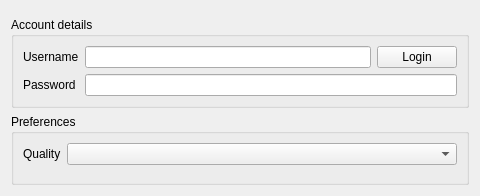
<?xml version="1.0" encoding="UTF-8"?>
<ui version="4.0">
 <class>QobuzSettingsPage</class>
 <widget class="QWidget" name="QobuzSettingsPage">
  <property name="geometry">
   <rect>
    <x>0</x>
    <y>0</y>
    <width>480</width>
    <height>196</height>
   </rect>
  </property>
  <property name="windowTitle">
   <string>Qobuz</string>
  </property>
  <property name="windowIcon">
   <iconset resource="../../data/data.qrc">
    <normaloff>:/providers/qobuz.png</normaloff>:/providers/qobuz.png</iconset>
  </property>
  <property name="toolTip">
   <string/>
  </property>
  <layout class="QVBoxLayout" name="verticalLayout_2">
   <item>
    <widget class="LoginStateWidget" name="login_state" native="true"/>
   </item>
   <item>
    <widget class="QGroupBox" name="account_group">
     <property name="title">
      <string>Account details</string>
     </property>
     <layout class="QVBoxLayout" name="verticalLayout_3">
      <item>
       <widget class="QWidget" name="login_container" native="true">
        <property name="enabled">
         <bool>true</bool>
        </property>
        <layout class="QGridLayout" name="gridLayout">
         <property name="leftMargin">
          <number>0</number>
         </property>
         <property name="topMargin">
          <number>0</number>
         </property>
         <property name="rightMargin">
          <number>0</number>
         </property>
         <property name="bottomMargin">
          <number>0</number>
         </property>
         <item row="1" column="0">
          <widget class="QLabel" name="username_label">
           <property name="text">
            <string>Username</string>
           </property>
          </widget>
         </item>
         <item row="1" column="1">
          <widget class="QLineEdit" name="username"/>
         </item>
         <item row="2" column="0">
          <widget class="QLabel" name="password_label">
           <property name="text">
            <string>Password</string>
           </property>
          </widget>
         </item>
         <item row="2" column="1" colspan="2">
          <widget class="QLineEdit" name="password">
           <property name="echoMode">
            <enum>QLineEdit::Password</enum>
           </property>
          </widget>
         </item>
         <item row="1" column="2">
          <widget class="QPushButton" name="login_button">
           <property name="text">
            <string>Login</string>
           </property>
          </widget>
         </item>
        </layout>
       </widget>
      </item>
     </layout>
    </widget>
   </item>
   <item>
    <widget class="QGroupBox" name="preference_group">
     <property name="title">
      <string>Preferences</string>
     </property>
     <layout class="QGridLayout" name="gridLayout_2">
      <item row="0" column="0">
       <layout class="QFormLayout" name="formLayout">
        <item row="0" column="0">
         <widget class="QLabel" name="quality_label">
          <property name="text">
           <string>Quality</string>
          </property>
         </widget>
        </item>
        <item row="0" column="1">
         <widget class="QComboBox" name="quality_box"/>
        </item>
       </layout>
      </item>
      <item row="1" column="0">
       <spacer name="verticalSpacer">
        <property name="orientation">
         <enum>Qt::Vertical</enum>
        </property>
        <property name="sizeHint" stdset="0">
         <size>
          <width>20</width>
          <height>40</height>
         </size>
        </property>
       </spacer>
      </item>
     </layout>
    </widget>
   </item>
  </layout>
 </widget>
 <customwidgets>
  <customwidget>
   <class>LoginStateWidget</class>
   <extends>QWidget</extends>
   <header>widgets/loginstatewidget.h</header>
   <container>1</container>
  </customwidget>
 </customwidgets>
 <resources>
  <include location="../../data/data.qrc"/>
 </resources>
 <connections/>
</ui>
